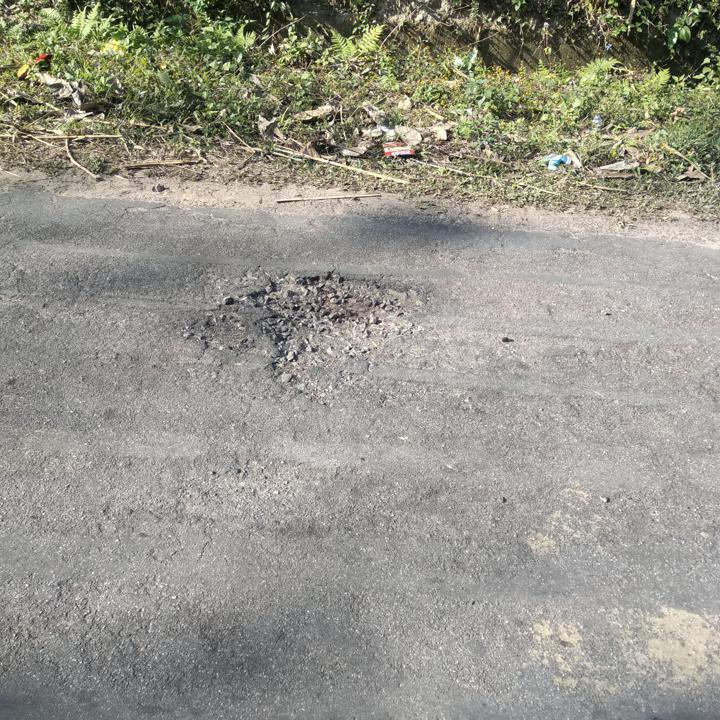
#> input picture dataset/annotated-images/img-100.jpg, 720 x 720 px; its folder holds only this picture in this run
$ python generate_negative_samples.py
#> lines starting #> are read from the running program, lines starting #| are printed output that depends on the picture
import os
import numpy as np
from PIL import Image, ImageFilter, ImageEnhance
import xml.etree.ElementTree as ET

DATASET_PATH = "dataset/annotated-images"

def create_negative_xml(xml_path):
    """Create an empty XML file (no damage objects)"""
    root = ET.Element('annotation')
    with open(xml_path, 'w') as f:
        f.write(ET.tostring(root, encoding='unicode'))

def generate_negative_samples(num_negatives=100):
    """Generate synthetic 'good road' images by blurring/modifying existing ones"""
#> called with num_negatives = 150
    files = os.listdir(DATASET_PATH)
    jpg_files = [f for f in files if f.endswith('.jpg')]

    print(f"Generating {num_negatives} negative (good road) samples...")

    for i in range(num_negatives):
        # Pick a random existing image
        src_jpg = np.random.choice(jpg_files)
        src_path = os.path.join(DATASET_PATH, src_jpg)

        # Generate new filename
        new_idx = 300 + i  # Start from 300 to avoid conflicts
        new_jpg = f"img-{new_idx}.jpg"
        new_xml = f"img-{new_idx}.xml"
        new_jpg_path = os.path.join(DATASET_PATH, new_jpg)
        new_xml_path = os.path.join(DATASET_PATH, new_xml)

        try:
            # Load image and apply heavy blur (simulates smooth road)
            img = Image.open(src_path).convert('RGB')
#> img is the input picture: PIL image 720x720 RGB; mean R, G, B 150.8, 149.5, 139.2

            # Apply Gaussian blur to remove damage details
            img = img.filter(ImageFilter.GaussianBlur(radius=5))
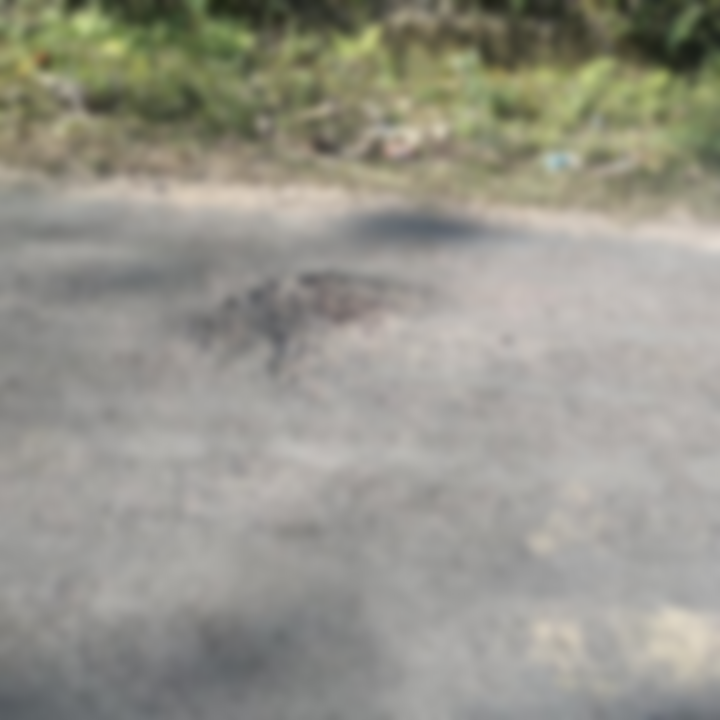
#> img: PIL image 720x720 RGB; mean R, G, B 150.8, 149.5, 139.2
            img = img.filter(ImageFilter.GaussianBlur(radius=3))

            # Adjust brightness/contrast to look more like good roads
            enhancer = ImageEnhance.Brightness(img)
            img = enhancer.enhance(0.9)
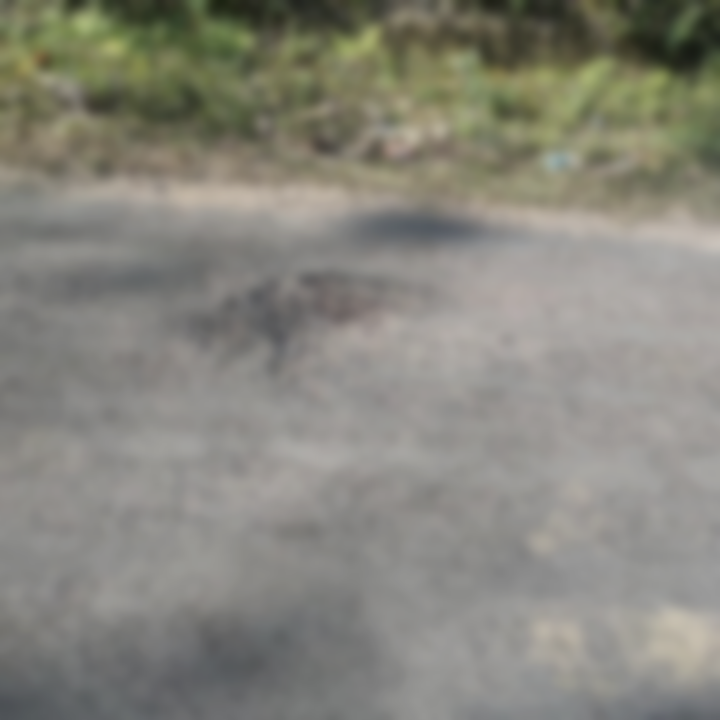
#> img: PIL image 720x720 RGB; mean R, G, B 135.2, 134.1, 124.8

            # Save as new negative sample
            img.save(new_jpg_path)

            # Create empty XML (no damage objects)
            create_negative_xml(new_xml_path)

            if (i + 1) % 10 == 0:
                print(f"  Generated {i+1}/{num_negatives}")
        except Exception as e:
            print(f"  Error on sample {i}: {e}")

    print(f"✓ Generated {num_negatives} negative samples!")

if __name__ == "__main__":
    generate_negative_samples(150)
